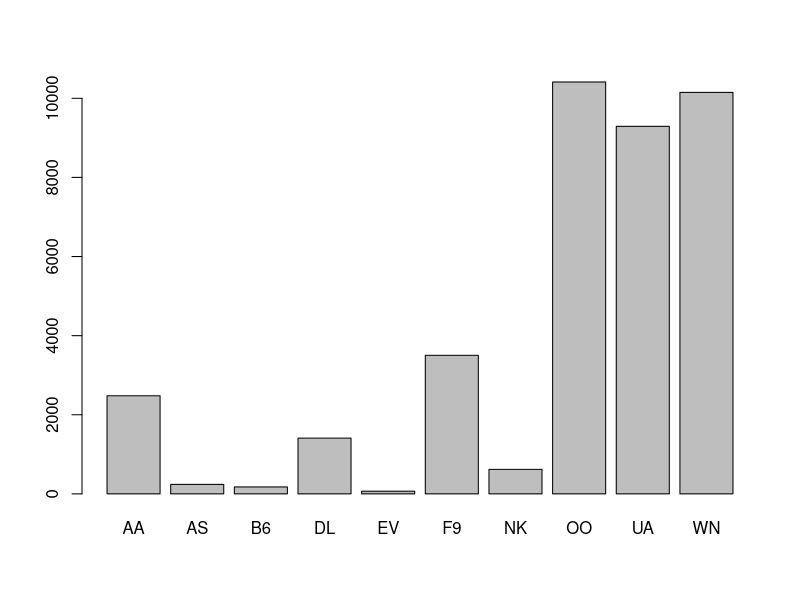
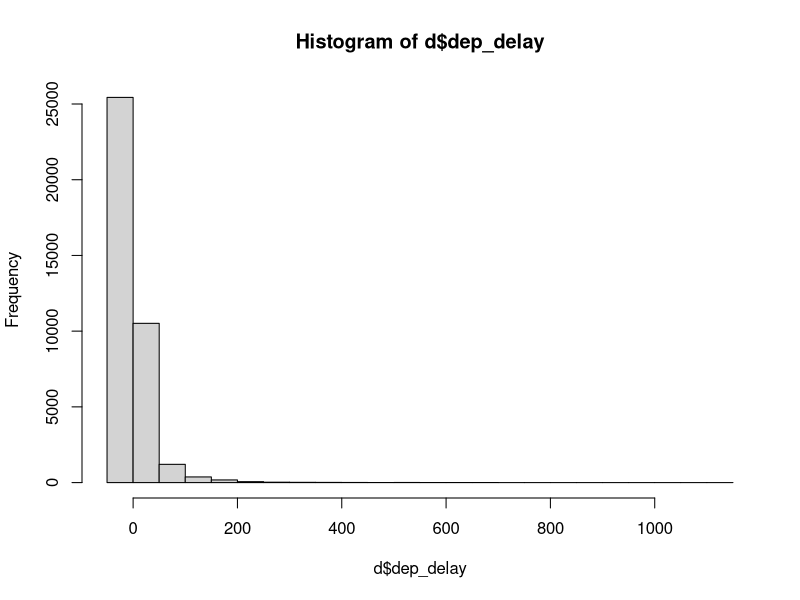
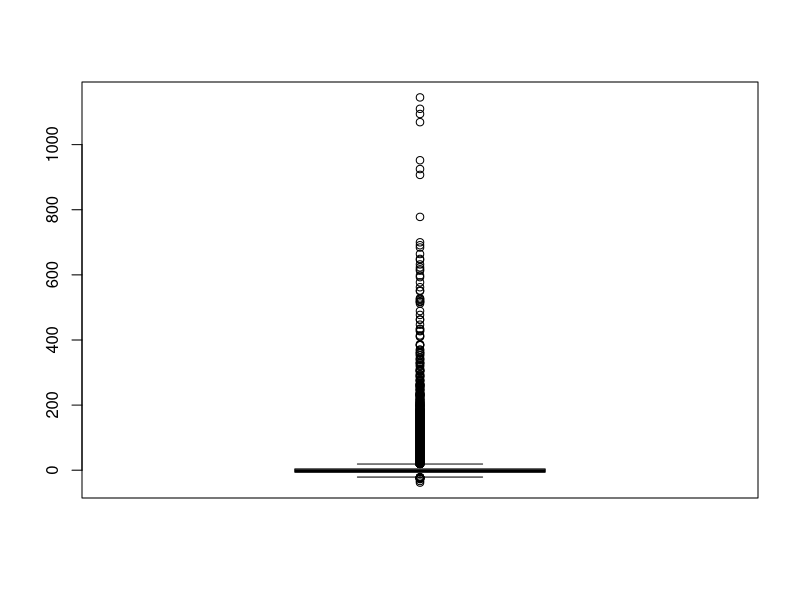
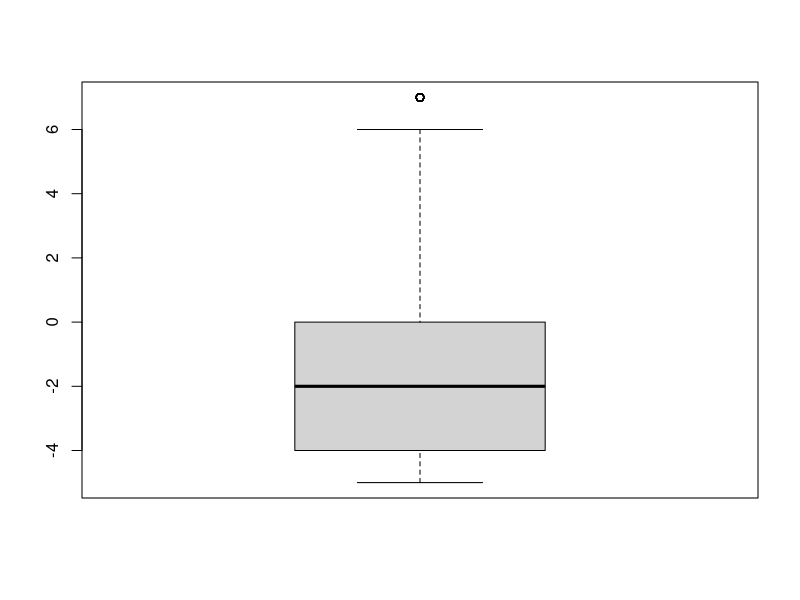
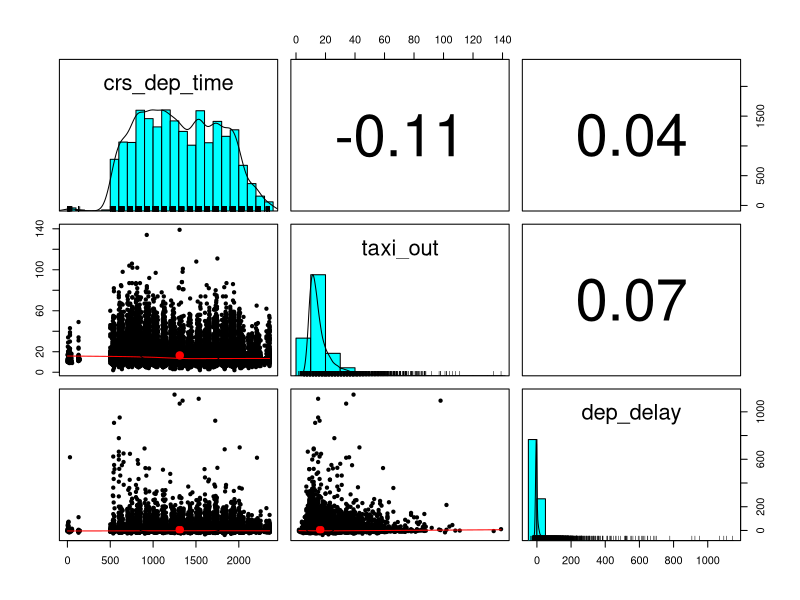

Generate these figures, in order, with R:
## ---- chunk 1
require(knitr, quietly = TRUE)
opts_knit$set(root.dir = '../../../')
## ---- chunk 2
library(dplyr)
library(psych)
## ---- chunk 3
d <- read.csv("data/flight-times.csv")
head(d)
## ---- chunk 4
summarise(d, mean = mean(crs_dep_time))
## ---- chunk 5
by.fn <- group_by(d, origin)
## ---- chunk 6
table(d$carrier)  # Print frequencies
table(d$carrier) %>% prop.table()  # Print proportions
## ---- chunk 7
d %>%
  group_by(carrier) %>%
  summarise(n = n())
## ---- chunk 8
d %>%
  group_by(carrier) %>%
  summarise(n = n(), p = n / nrow(d))
## ---- chunk 9
no.miss <- c(1, 20, 29.353, .20)
mean(no.miss)
with.miss <- c(1, 20, 29.353, NA)
mean(with.miss)
mean(with.miss, na.rm = TRUE)
## ---- chunk 10
mean(d$dep_delay, na.rm = TRUE)  # mean
median(d$dep_delay, na.rm = TRUE)  # Median
## ---- chunk 11
min(d$dep_delay, na.rm = TRUE)  # minimum/smallest value
max(d$dep_delay, na.rm = TRUE)  # maximum/largest value
## ---- chunk 12
quantile(d$dep_delay, na.rm = TRUE)  # Quantiles
quantile(d$dep_delay, .95, na.rm = TRUE)
quantile(d$dep_delay, c(.20, .80), na.rm = TRUE)
## ---- chunk 13
range(d$dep_delay, na.rm = TRUE)  # range
var(d$dep_delay, na.rm = TRUE)  # variance
sd(d$dep_delay, na.rm = TRUE)  # Standard deviation
## ---- chunk 14
sum(d$dep_delay > 60, na.rm = TRUE)
mean(d$dep_delay > 60, na.rm = TRUE)
prop.table(table(d$dep_delay > 60))
## ---- chunk 15
d %>%
  filter(!is.na(dep_delay)) %>%  # remove rows with missing values
  summarise(
    n = n(),
    n.delayed = sum(dep_delay > 0),
    median = median(dep_delay),
    q5 = quantile(dep_delay, .05),
    q95 = quantile(dep_delay, .95)
  )
## ---- chunk 16
my.table <- table(d$carrier)
barplot(my.table)
## ---- chunk 17
hist(d$dep_delay)  # Histogram
## ---- chunk 18
boxplot(d$dep_delay)  # boxplot
## ---- chunk 19
d %>%
  filter(dep_delay > quantile(dep_delay, .2, na.rm = TRUE) &
         dep_delay < quantile(dep_delay, .8, na.rm = TRUE)) %>%
  select(dep_delay) %>%
  boxplot()
## ---- chunk 20
summary(d)
## ---- chunk 21
describe(d)
## ---- chunk 22
table(d$origin, d$carrier)

d %>%
  select(origin, carrier) %>%
  table() %>%
  prop.table()

prop.table(my.table)  # Cell proportions
## ---- chunk 23
d %>%
  group_by(origin, carrier) %>%
  summarise(n = n())
## ---- chunk 24
d %>% group_by(carrier) %>%
  summarise(n = n(), mean = mean(dep_delay, na.rm = T))
## ---- chunk 25
describeBy(d[, c("dep_delay", "taxi_out")], d$carrier)
## ---- chunk 26
d %>%
  select(crs_dep_time, taxi_out, dep_delay) %>%
  pairs.panels()
